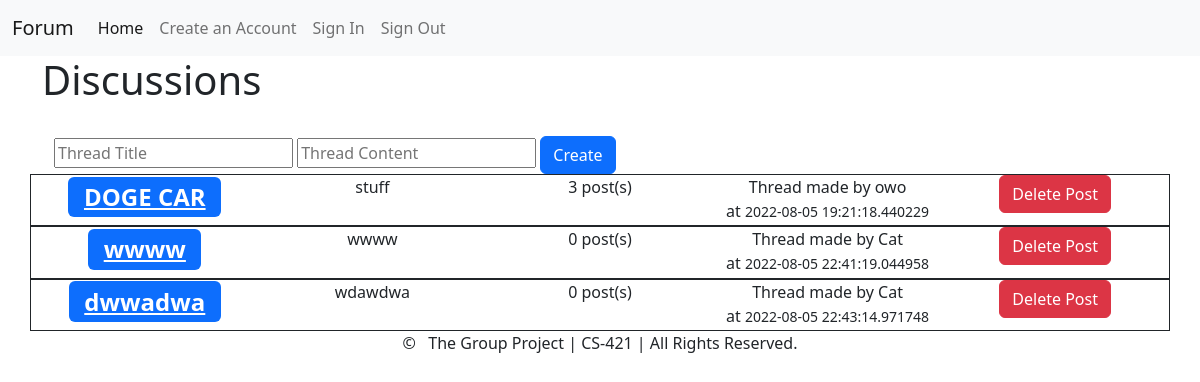
The page / on the database its author committed.
### base.py (models this page shows, shortened)
class discussion(db.Model):
    __tablename__="discussions"
    id= db.Column(db.Integer, primary_key=True)
    postTitle= db.Column(db.Text)
    postContent= db.Column(db.Text)
    discPosts= db.relationship('post',backref='discussion')
    userThread= db.Column(db.Integer, db.ForeignKey('users.id'))
    date_created = db.Column(db.DateTime, default=datetime.utcnow)

class user(db.Model):
    __tablename__="users"
    id= db.Column(db.Integer, primary_key=True)
    name= db.Column(db.Text)
    password= db.Column(db.Text)
    userPosts= db.relationship('post',backref='user')
    userComments= db.relationship('comment',backref='user')
    userDiscussions= db.relationship('discussion',backref='user')

### base.py (the view, shortened to what this page needs)
@app.route('/', methods=['GET','POST'])
def index():
    discussions=discussion
    users=user
    return render_template('index.html',discussions=discussions,users=users)

### templates/index.html (shortened to what this page needs)
{% extends "base.html" %}
{% block content %}
<div class="container-lg">
    <h1 class="h1"> Discussions </h1>
    <div class="container">
        <br>
        <form action="/" method="POST">
            <input type="text" placeholder="Thread Title" name="title" required="true">
            <input type="text" placeholder="Thread Content" name="content" required="true">
            <input type="submit" value="Create" class="btn btn-primary" >
        </form>
    </div>
</div>
    {% for item in discussions.query.all() %}
    <div class="container text-center border border-dark">
        <div class="row">
            <div class="col">
                <h2><a class="badge bg-primary text-wrap" href="{{url_for('discussionPage', localDiscussion=item.id)}}">{{ item.postTitle }}</a></h2>
            </div>
            <div class="col">
                <p>{{ item.postContent }}</p>
            </div>
            <div class="col">
                <span>{{ item.discPosts|length }} post(s)</span>
            </div>
            <div class="col">
                Thread made by {{ users.query.get(item.userThread).name}}
                <br>
                at <small>{{ item.date_created }}</small>
            </div>
            <div class="col">
                <a href="{{url_for('deletediscussion', pid=item.id)}}" class="btn btn-danger" role="button">Delete Post</a>
            </div>
        </div>
    </div>
    {% endfor %}
{% endblock %}

### templates/base.html (shortened to what this page needs)
<!DOCTYPE html>
<html lang="en">
<head>
    <link href="https://cdn.jsdelivr.net/npm/bootstrap@5.2.0/dist/css/bootstrap.min.css" rel="stylesheet">
</head>
<body>
    <header>
        <nav class="navbar navbar-expand-lg bg-light">
          <div class="container-fluid">
            <a class="navbar-brand" href="{{ url_for('index')}}">Forum</a>
            <div class="collapse navbar-collapse" id="navbarSupportedContent">
              <ul class="navbar-nav me-auto mb-2 mb-lg-0">
                <li class="nav-item">
                  <a class="nav-link active" aria-current="page" href="{{ url_for('index')}}">Home</a>
                </li>
                <li class="nav-item">
                  <a class="nav-link" href="{{ url_for('profile')}}">Create an Account</a>
                </li>
                <li class="nav-item">
                  <a class="nav-link" href="{{ url_for('signIn')}}">Sign In</a>
                </li>
                <li class="nav-item">
                  <a class="nav-link" href="{{ url_for('signOut')}}">Sign Out</a>
                </li>
              </ul>
            </div>
          </div>
        </nav>
    </header>
    {% block content %}
    {% endblock %}
    <footer class="text text-center">
        <span>&copy; &nbsp; The Group Project | CS-421 | All Rights Reserved. </span>
    </footer>
</body>
</html>

### rows shown on the page
discussion: postTitle "DOGE CAR", postContent "stuff", discPosts|length "3", query.get "owo", date_created "2022-08-05 19:21:18.440229"
discussion: postTitle "wwww", postContent "wwww", discPosts|length "0", query.get "Cat", date_created "2022-08-05 22:41:19.044958"
discussion: postTitle "dwwadwa", postContent "wdawdwa", discPosts|length "0", query.get "Cat", date_created "2022-08-05 22:43:14.971748"
